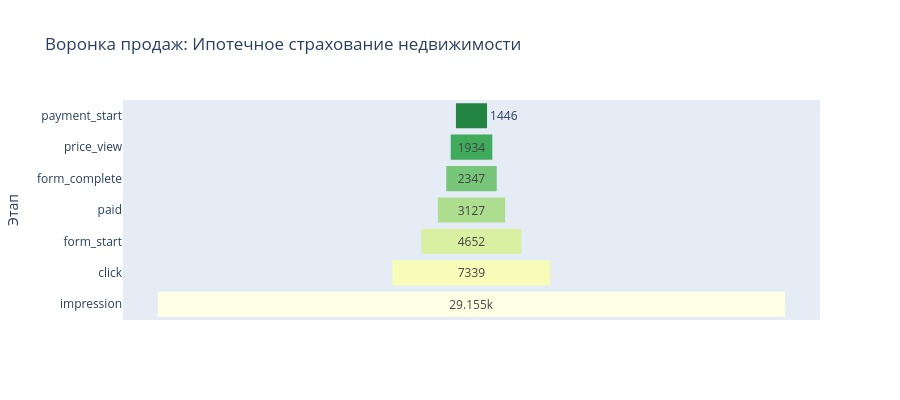

The cell this chart's notebook holds for it:
### Code cell
funnel_counts = df.groupby('funnel_stage')['user_id'].nunique().sort_values(ascending = False)
df_plot = pd.DataFrame({
    'Этап': funnel_counts.index,
    'Количество': funnel_counts.values
})

fig_funnel = px.funnel(
    df_plot,
    x='Количество', 
    y='Этап',
    title='Воронка продаж: Ипотечное страхование недвижимости',
    color='Этап',
    color_discrete_sequence=px.colors.sequential.YlGn
)

fig_funnel.update_layout(height=400, showlegend=False)
fig_funnel.show()

### Figure 1 — Plotly figure (JSON) as saved in the notebook; plotly's stock layout.template omitted (floating-point values rounded to 4 significant figures)
{"data": [{"hovertemplate": "Этап=%{y}<br>Количество=%{x}<extra></extra>", "legendgroup": "impression", "marker": {"color": "rgb(255,255,229)"}, "name": "impression", "orientation": "h", "showlegend": true, "type": "funnel", "x": [29155], "xaxis": "x", "y": ["impression"], "yaxis": "y"}, {"hovertemplate": "Этап=%{y}<br>Количество=%{x}<extra></extra>", "legendgroup": "click", "marker": {"color": "rgb(247,252,185)"}, "name": "click", "orientation": "h", "showlegend": true, "type": "funnel", "x": [7339], "xaxis": "x", "y": ["click"], "yaxis": "y"}, {"hovertemplate": "Этап=%{y}<br>Количество=%{x}<extra></extra>", "legendgroup": "form_start", "marker": {"color": "rgb(217,240,163)"}, "name": "form_start", "orientation": "h", "showlegend": true, "type": "funnel", "x": [4652], "xaxis": "x", "y": ["form_start"], "yaxis": "y"}, {"hovertemplate": "Этап=%{y}<br>Количество=%{x}<extra></extra>", "legendgroup": "paid", "marker": {"color": "rgb(173,221,142)"}, "name": "paid", "orientation": "h", "showlegend": true, "type": "funnel", "x": [3127], "xaxis": "x", "y": ["paid"], "yaxis": "y"}, {"hovertemplate": "Этап=%{y}<br>Количество=%{x}<extra></extra>", "legendgroup": "form_complete", "marker": {"color": "rgb(120,198,121)"}, "name": "form_complete", "orientation": "h", "showlegend": true, "type": "funnel", "x": [2347], "xaxis": "x", "y": ["form_complete"], "yaxis": "y"}, {"hovertemplate": "Этап=%{y}<br>Количество=%{x}<extra></extra>", "legendgroup": "price_view", "marker": {"color": "rgb(65,171,93)"}, "name": "price_view", "orientation": "h", "showlegend": true, "type": "funnel", "x": [1934], "xaxis": "x", "y": ["price_view"], "yaxis": "y"}, {"hovertemplate": "Этап=%{y}<br>Количество=%{x}<extra></extra>", "legendgroup": "payment_start", "marker": {"color": "rgb(35,132,67)"}, "name": "payment_start", "orientation": "h", "showlegend": true, "type": "funnel", "x": [1446], "xaxis": "x", "y": ["payment_start"], "yaxis": "y"}], "layout": {"height": 400, "legend": {"title": {"text": "Этап"}, "tracegroupgap": 0}, "showlegend": false, "title": {"text": "Воронка продаж: Ипотечное страхование недвижимости"}, "xaxis": {"anchor": "y", "domain": [0, 1], "title": {"text": "Количество"}}, "yaxis": {"anchor": "x", "categoryarray": ["payment_start", "price_view", "form_complete", "paid", "form_start", "click", "impression"], "categoryorder": "array", "domain": [0, 1], "title": {"text": "Этап"}}}}
